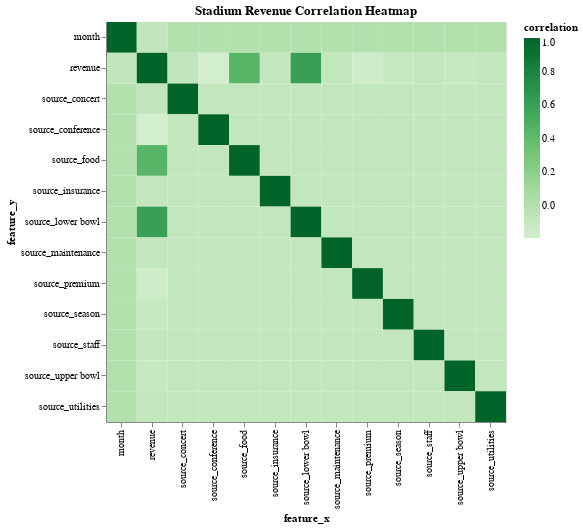

Notebook source saved alongside this figure:
### Code cell
stadi_corr = Stadi_model.corr(numeric_only=True)
stadi_corr_long = corr_to_long_format(stadi_corr)

stadi_corr_long = stadi_corr_long[
    ~stadi_corr_long['feature_x'].str.contains('_w') &
    ~stadi_corr_long['feature_y'].str.contains('_w')
]

stadi_heatmap = alt.Chart(stadi_corr_long).mark_rect().encode(
    x=alt.X('feature_x:N', sort=None),
    y=alt.Y('feature_y:N', sort=None),
    color=alt.Color('correlation:Q', scale=alt.Scale(scheme='greens')),
    tooltip=['feature_x', 'feature_y', 'correlation']
).properties(
    title="Stadium Revenue Correlation Heatmap",
    width=400,
    height=400
)
stadi_heatmap.display()

### Figure 1 — Vega-Lite specification as saved in the notebook (floating-point values rounded to 4 significant figures; data arrays with more than 128 entries replaced by an {"elided": "..."} marker saying what was removed)
{"config": {"view": {"continuousWidth": 300, "continuousHeight": 300}}, "data": {"name": "data-d7418cc8c81a41f0b98f8619196e9a1b"}, "mark": {"type": "rect"}, "encoding": {"color": {"field": "correlation", "scale": {"scheme": "greens"}, "type": "quantitative"}, "tooltip": [{"field": "feature_x", "type": "nominal"}, {"field": "feature_y", "type": "nominal"}, {"field": "correlation", "type": "quantitative"}], "x": {"field": "feature_x", "sort": null, "type": "nominal"}, "y": {"field": "feature_y", "sort": null, "type": "nominal"}}, "height": 400, "title": "Stadium Revenue Correlation Heatmap", "width": 400, "$schema": "https://vega.github.io/schema/vega-lite/v5.20.1.json", "datasets": {"data-d7418cc8c81a41f0b98f8619196e9a1b": {"elided": "169 records"}}}
